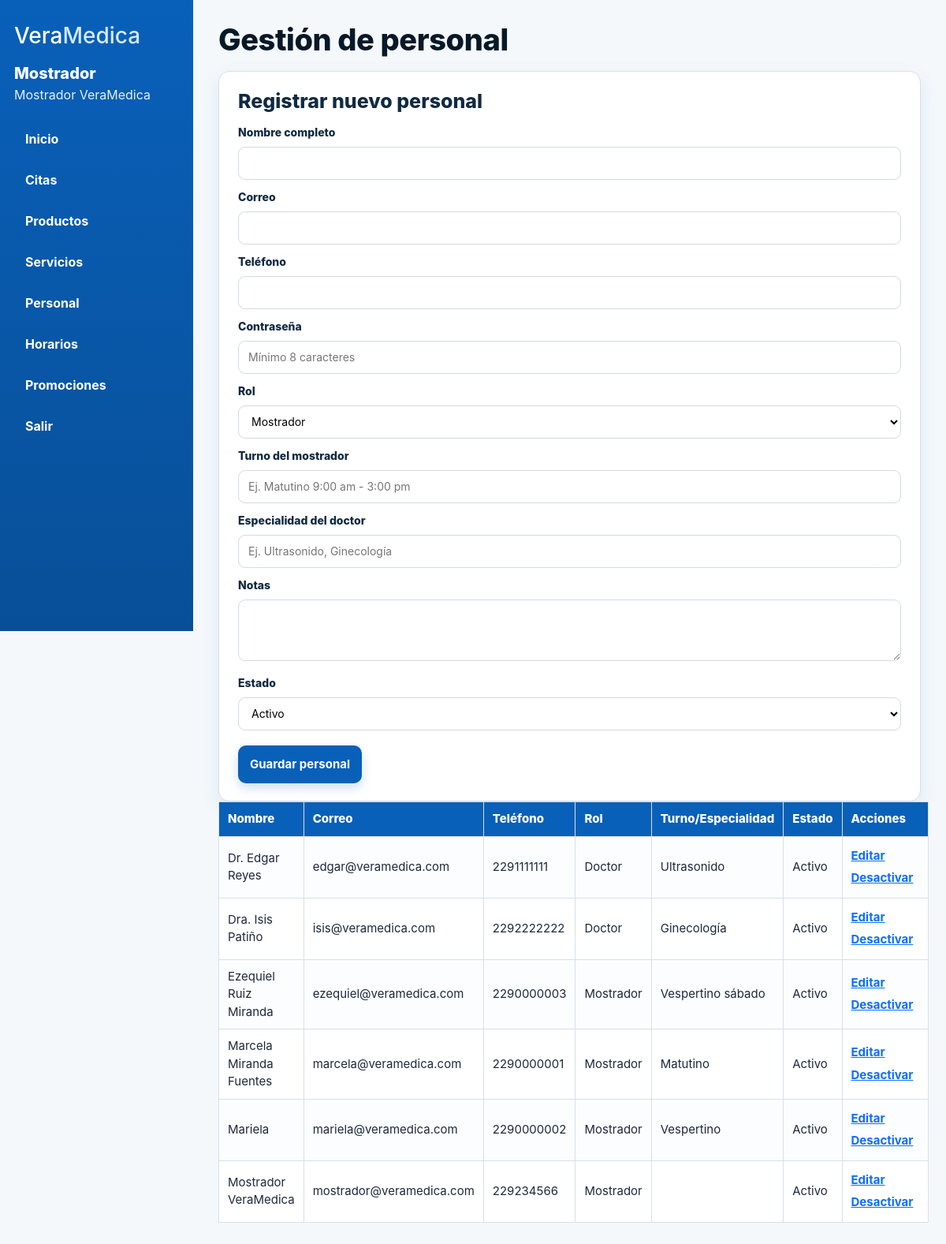
The page /admin/personal.php (signed in) on the database its author committed.
### tables this page shows
CREATE TABLE usuarios(
 id_usuario INT AUTO_INCREMENT PRIMARY KEY,
 nombre VARCHAR(120) NOT NULL,
 correo VARCHAR(150) NOT NULL UNIQUE,
 telefono VARCHAR(20),
 password_hash VARCHAR(255) NOT NULL,
 id_rol INT NOT NULL,
 estado TINYINT DEFAULT 1,
 creado_en TIMESTAMP DEFAULT CURRENT_TIMESTAMP,
 FOREIGN KEY (id_rol) REFERENCES roles(id_rol)
);

CREATE TABLE roles(
 id_rol INT AUTO_INCREMENT PRIMARY KEY,
 nombre VARCHAR(30) NOT NULL UNIQUE
);

CREATE TABLE doctores(
 id_doctor INT AUTO_INCREMENT PRIMARY KEY,
 id_usuario INT NOT NULL UNIQUE,
 especialidad VARCHAR(100) NOT NULL,
 activo TINYINT DEFAULT 1,
 FOREIGN KEY(id_usuario) REFERENCES usuarios(id_usuario)
);

CREATE TABLE personal_mostrador(
 id_personal INT AUTO_INCREMENT PRIMARY KEY,
 id_usuario INT NULL UNIQUE,
 nombre VARCHAR(120) NOT NULL,
 turno VARCHAR(80) NOT NULL,
 notas TEXT,
 activo TINYINT DEFAULT 1,
 FOREIGN KEY(id_usuario) REFERENCES usuarios(id_usuario)
);

### admin/personal.php (the view, shortened to what this page needs)
<?php include '_top.php';
$edit=null;
$personal=$pdo->query("SELECT u.id_usuario,u.nombre,u.correo,u.telefono,u.estado,r.nombre rol,p.turno,d.especialidad
    FROM usuarios u JOIN roles r ON u.id_rol=r.id_rol
    LEFT JOIN personal_mostrador p ON p.id_usuario=u.id_usuario
    LEFT JOIN doctores d ON d.id_usuario=u.id_usuario
    WHERE r.nombre IN ('mostrador','doctor')
    ORDER BY r.nombre,u.nombre")->fetchAll();
?>
<h1>Gestión de personal</h1>
<div class="box form">
<h2><?= $edit?'Editar personal':'Registrar nuevo personal' ?></h2>
<form method="post" class="grid-form">
<label>Nombre completo</label><input name="nombre" value="<?=htmlspecialchars($edit['nombre']??'')?>" required>
<label>Correo</label><input type="email" name="correo" value="<?=htmlspecialchars($edit['correo']??'')?>" required>
<label>Teléfono</label><input name="telefono" value="<?=htmlspecialchars($edit['telefono']??'')?>">
<label>Contraseña <?= $edit?'(opcional, solo si se cambiará)':'' ?></label><input type="password" name="password" minlength="8" <?= $edit?'':'required' ?> placeholder="Mínimo 8 caracteres">
<label>Rol</label><select name="rol" required><option value="mostrador" <?=isset($edit['rol'])&&$edit['rol']==='mostrador'?'selected':''?>>Mostrador</option></select>
<label>Turno del mostrador</label><input name="turno" value="<?=htmlspecialchars($edit['turno']??'')?>" placeholder="Ej. Matutino 9:00 am - 3:00 pm">
<label>Especialidad del doctor</label><input name="especialidad" value="<?=htmlspecialchars($edit['especialidad']??'')?>" placeholder="Ej. Ultrasonido, Ginecología">
<label>Notas</label><textarea name="notas"><?=htmlspecialchars($edit['notas']??'')?></textarea>
<label>Estado</label><select name="estado"><option value="1">Activo</option><option value="0" <?=isset($edit['estado'])&&!$edit['estado']?'selected':''?>>Inactivo</option></select>
<button class="btn">Guardar personal</button><?php if($edit): ?><a class="btn-dark" href="personal.php">Cancelar edición</a><?php endif; ?>
</form>
</div>
<table><tr><th>Nombre</th><th>Correo</th><th>Teléfono</th><th>Rol</th><th>Turno/Especialidad</th><th>Estado</th><th>Acciones</th></tr>
<?php foreach($personal as $p): ?><tr>
<td><?=htmlspecialchars($p['nombre'])?></td><td><?=htmlspecialchars($p['correo'])?></td><td><?=htmlspecialchars($p['telefono']??'')?></td><td><?=htmlspecialchars(ucfirst($p['rol']))?></td><td><?=htmlspecialchars($p['rol']==='doctor'?($p['especialidad']??''):($p['turno']??''))?></td><td><?= $p['estado']?'Activo':'Inactivo' ?></td><td class="acciones"><a href="?editar=<?=$p['id_usuario']?>">Editar</a><?php if($p['estado']): ?><a href="?estado=desactivar&id=<?=$p['id_usuario']?>" onclick="return confirm('¿Desactivar este usuario?')">Desactivar</a><?php else: ?><a href="?estado=activar&id=<?=$p['id_usuario']?>">Activar</a><?php endif; ?></td>
</tr><?php endforeach; ?></table>
<?php include '_bottom.php'; ?>

### assets/css/estilos.css (style rules this page uses)
:root { --azul:#0960B9; --azul2:#084F98; --azul3:#EAF4FF; --dorado:#F7C948; --verde:#1ED760; --rojo:#FF5A4E; --gris:#F5F7FB; --texto:#1E293B; --borde:#D8E0E8; --sombra:0 8px 22px rgba(9,96,185,.10); --radio:14px; }
* { box-sizing:border-box }
html,body { height:100% }
body { margin:0; font-family:Inter,Arial,Helvetica,sans-serif; color:var(--texto); background:#f4f8fb; }
.btn, .btn-primary, .btn-dark { font-size:15px!important; display:inline-block; background:var(--azul)!important; color:#fff!important; border:none!important; border-radius:10px!important; padding:13px 15px!important; font-weight:700!important; text-decoration:none!important; cursor:pointer; box-shadow:0 6px 14px rgba(9,96,185,.20); transition:.2s; }
.box, .card, .modal-card { background:#fff; border:1px solid var(--borde); border-radius:var(--radio); padding:20px; box-shadow:var(--sombra); }
h1 { font-size:34px; font-weight:800; color:#071827; margin:0 0 18px; letter-spacing:-.4px; }
h2 { font-size:24px; font-weight:800; color:#102A43; margin:0 0 16px; }
.form label, .filtros p b { font-weight:800; color:#102A43; font-size:15px; margin-bottom:5px; display:block; }
.form input, .form select, .form textarea, .filtros select, .filtros input, .searchbar input { width:100%; height:44px; padding:9px 13px; margin:6px 0 12px; border:1px solid #cfdbe6; border-radius:10px; font-size:15px; background:#fff; outline:none; }
.form textarea { height:auto; min-height:86px; resize:vertical; }
.form .btn { margin-top:8px; }
table { border-collapse:collapse; width:100%; background:white; margin:0; font-size:15px; }
th,td { border:1px solid #D7E0E8; padding:10px 11px; text-align:left; vertical-align:middle; }
th { background:var(--azul); color:white; font-weight:800; }
tr:nth-child(even) td { background:#FBFDFF; }
.acciones a { display:inline-block; margin:3px 8px 3px 0; font-weight:700; }
.admin-main .box { padding:22px 24px; }
.admin-main h1 { font-size:38px; margin-bottom:16px; }
.admin-main h2 { font-size:25px; margin-bottom:14px; }
.admin-main .form input, .admin-main .form select, .admin-main .form textarea { height:42px; padding:9px 12px; margin:5px 0 11px; font-size:14px; border-radius:9px; }
.admin-main .form textarea { min-height:78px; }
.admin-main .form label { font-size:14px; margin-bottom:3px; }

### rows shown on the page
usuarios: nombre "Dr. Edgar Reyes", correo "edgar@veramedica.com", telefono "2291111111", id_rol.nombre "Doctor", doctores.especialidad "Ultrasonido", estado "Activo"
usuarios: nombre "Dra. Isis Patiño", correo "isis@veramedica.com", telefono "2292222222", id_rol.nombre "Doctor", doctores.especialidad "Ginecología", estado "Activo"
usuarios: nombre "Ezequiel Ruiz Miranda", correo "ezequiel@veramedica.com", telefono "2290000003", id_rol.nombre "Mostrador", personal_mostrador.turno "Vespertino sábado", estado "Activo"
usuarios: nombre "Marcela Miranda Fuentes", correo "marcela@veramedica.com", telefono "2290000001", id_rol.nombre "Mostrador", personal_mostrador.turno "Matutino", estado "Activo"
usuarios: nombre "Mariela", correo "mariela@veramedica.com", telefono "2290000002", id_rol.nombre "Mostrador", personal_mostrador.turno "Vespertino", estado "Activo"
usuarios: nombre "Mostrador VeraMedica", correo "mostrador@veramedica.com", telefono "229234566", id_rol.nombre "Mostrador", estado "Activo"

### other values the page prints
usuarioActual() "Mostrador VeraMedica"
